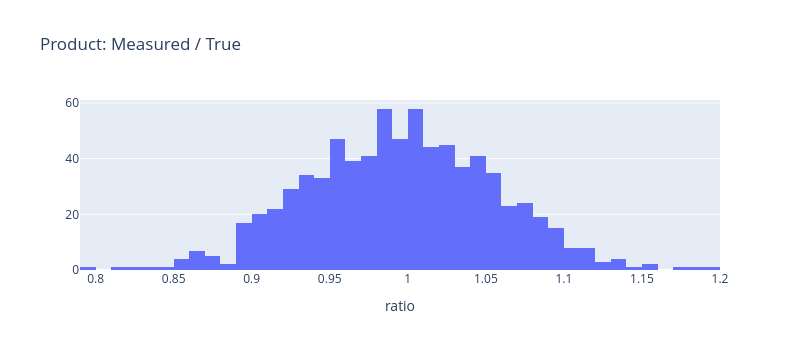

Notebook code for this chart:
### Markdown cell above
## 3. Measurement Noise Is Unbiased
Measured over true values, for samples well above the detection limit: centred on 1 over many runs, with a spread from the per-sample error plus the per-run calibration bias. The spread is a little above the relative error where the absolute error (detection limit) still adds to it.

### Code cell
runs = ensembles["measurement"]
for variable in ("x_total", "c_glc", "c_product"):
    true = np.array([getattr(r.true, variable) for r in runs])
    measured = np.array([getattr(r.measured, variable) for r in runs])
    above = true > 10 * typical.measurement.absolute[variable]
    ratio = measured[above] / true[above]
    print(
        f"{variable:<10} mean ratio {ratio.mean():.3f}, spread {ratio.std():.3f} "
        f"(relative {typical.measurement.relative[variable]:.3f}, "
        f"calibration {typical.measurement.calibration[variable]:.3f})"
    )

true = np.array([r.true.c_product for r in runs])
measured = np.array([r.measured.c_product for r in runs])
above = true > 10 * typical.measurement.absolute["c_product"]
ratio = measured[above] / true[above]
go.Figure(go.Histogram(x=ratio, nbinsx=40)).update_layout(
    title="Product: Measured / True",
    xaxis_title="ratio",
    width=800,
    height=350,
).show()

### Figure 1 — Plotly figure (JSON) as saved in the notebook; plotly's stock layout.template omitted (floating-point values rounded to 4 significant figures; data arrays with more than 128 entries replaced by an {"elided": "..."} marker saying what was removed)
{"data": [{"nbinsx": 40, "type": "histogram", "x": {"elided": "780 float values"}}], "layout": {"height": 350, "title": {"text": "Product: Measured / True"}, "width": 800, "xaxis": {"title": {"text": "ratio"}}}}
